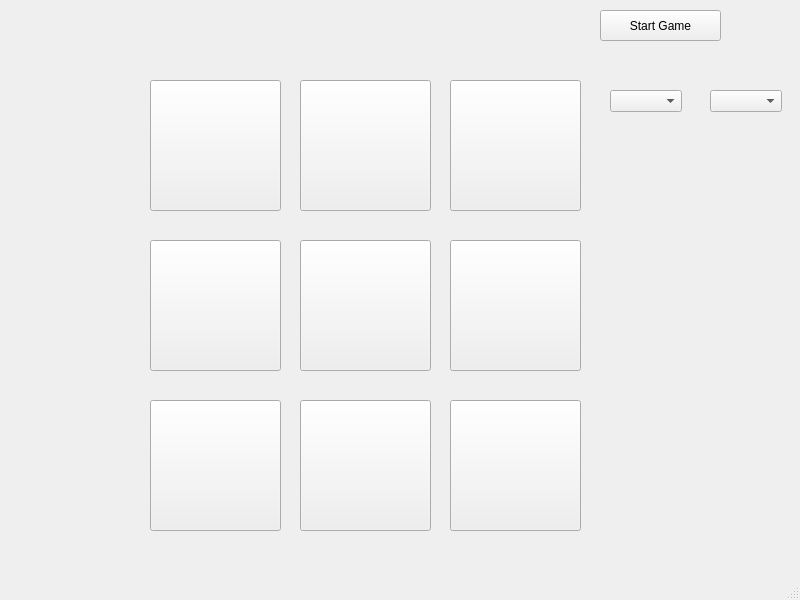
<?xml version="1.0" encoding="UTF-8"?>
<ui version="4.0">
 <class>MainWindow</class>
 <widget class="QMainWindow" name="MainWindow">
  <property name="geometry">
   <rect>
    <x>0</x>
    <y>0</y>
    <width>800</width>
    <height>600</height>
   </rect>
  </property>
  <property name="windowTitle">
   <string>MainWindow</string>
  </property>
  <widget class="QWidget" name="centralwidget">
   <widget class="QPushButton" name="pushButton">
    <property name="geometry">
     <rect>
      <x>600</x>
      <y>10</y>
      <width>121</width>
      <height>31</height>
     </rect>
    </property>
    <property name="text">
     <string>Start Game</string>
    </property>
   </widget>
   <widget class="QPushButton" name="pushButton_2">
    <property name="geometry">
     <rect>
      <x>150</x>
      <y>80</y>
      <width>131</width>
      <height>131</height>
     </rect>
    </property>
    <property name="text">
     <string/>
    </property>
    <property name="icon">
     <iconset resource="images.qrc">
      <normaloff>:/images/empty.png</normaloff>:/images/empty.png</iconset>
    </property>
    <property name="iconSize">
     <size>
      <width>66</width>
      <height>66</height>
     </size>
    </property>
   </widget>
   <widget class="QPushButton" name="pushButton_3">
    <property name="geometry">
     <rect>
      <x>300</x>
      <y>80</y>
      <width>131</width>
      <height>131</height>
     </rect>
    </property>
    <property name="text">
     <string/>
    </property>
    <property name="icon">
     <iconset resource="images.qrc">
      <normaloff>:/images/empty.png</normaloff>:/images/empty.png</iconset>
    </property>
    <property name="iconSize">
     <size>
      <width>66</width>
      <height>66</height>
     </size>
    </property>
   </widget>
   <widget class="QPushButton" name="pushButton_4">
    <property name="geometry">
     <rect>
      <x>450</x>
      <y>80</y>
      <width>131</width>
      <height>131</height>
     </rect>
    </property>
    <property name="text">
     <string/>
    </property>
    <property name="icon">
     <iconset resource="images.qrc">
      <normaloff>:/images/empty.png</normaloff>:/images/empty.png</iconset>
    </property>
    <property name="iconSize">
     <size>
      <width>66</width>
      <height>66</height>
     </size>
    </property>
   </widget>
   <widget class="QPushButton" name="pushButton_5">
    <property name="geometry">
     <rect>
      <x>150</x>
      <y>240</y>
      <width>131</width>
      <height>131</height>
     </rect>
    </property>
    <property name="text">
     <string/>
    </property>
    <property name="icon">
     <iconset resource="images.qrc">
      <normaloff>:/images/empty.png</normaloff>:/images/empty.png</iconset>
    </property>
    <property name="iconSize">
     <size>
      <width>66</width>
      <height>66</height>
     </size>
    </property>
   </widget>
   <widget class="QPushButton" name="pushButton_6">
    <property name="geometry">
     <rect>
      <x>300</x>
      <y>240</y>
      <width>131</width>
      <height>131</height>
     </rect>
    </property>
    <property name="text">
     <string/>
    </property>
    <property name="icon">
     <iconset resource="images.qrc">
      <normaloff>:/images/empty.png</normaloff>:/images/empty.png</iconset>
    </property>
    <property name="iconSize">
     <size>
      <width>66</width>
      <height>66</height>
     </size>
    </property>
   </widget>
   <widget class="QPushButton" name="pushButton_7">
    <property name="geometry">
     <rect>
      <x>450</x>
      <y>240</y>
      <width>131</width>
      <height>131</height>
     </rect>
    </property>
    <property name="text">
     <string/>
    </property>
    <property name="icon">
     <iconset resource="images.qrc">
      <normaloff>:/images/empty.png</normaloff>:/images/empty.png</iconset>
    </property>
    <property name="iconSize">
     <size>
      <width>66</width>
      <height>66</height>
     </size>
    </property>
   </widget>
   <widget class="QPushButton" name="pushButton_8">
    <property name="geometry">
     <rect>
      <x>150</x>
      <y>400</y>
      <width>131</width>
      <height>131</height>
     </rect>
    </property>
    <property name="text">
     <string/>
    </property>
    <property name="icon">
     <iconset resource="images.qrc">
      <normaloff>:/images/empty.png</normaloff>:/images/empty.png</iconset>
    </property>
    <property name="iconSize">
     <size>
      <width>66</width>
      <height>66</height>
     </size>
    </property>
   </widget>
   <widget class="QPushButton" name="pushButton_9">
    <property name="geometry">
     <rect>
      <x>300</x>
      <y>400</y>
      <width>131</width>
      <height>131</height>
     </rect>
    </property>
    <property name="text">
     <string/>
    </property>
    <property name="icon">
     <iconset resource="images.qrc">
      <normaloff>:/images/empty.png</normaloff>:/images/empty.png</iconset>
    </property>
    <property name="iconSize">
     <size>
      <width>66</width>
      <height>66</height>
     </size>
    </property>
   </widget>
   <widget class="QPushButton" name="pushButton_10">
    <property name="geometry">
     <rect>
      <x>450</x>
      <y>400</y>
      <width>131</width>
      <height>131</height>
     </rect>
    </property>
    <property name="text">
     <string/>
    </property>
    <property name="icon">
     <iconset resource="images.qrc">
      <normaloff>:/images/empty.png</normaloff>:/images/empty.png</iconset>
    </property>
    <property name="iconSize">
     <size>
      <width>66</width>
      <height>66</height>
     </size>
    </property>
   </widget>
   <widget class="QComboBox" name="comboBox">
    <property name="geometry">
     <rect>
      <x>610</x>
      <y>90</y>
      <width>72</width>
      <height>22</height>
     </rect>
    </property>
   </widget>
   <widget class="QComboBox" name="comboBox_2">
    <property name="geometry">
     <rect>
      <x>710</x>
      <y>90</y>
      <width>72</width>
      <height>22</height>
     </rect>
    </property>
   </widget>
  </widget>
  <widget class="QMenuBar" name="menubar">
   <property name="geometry">
    <rect>
     <x>0</x>
     <y>0</y>
     <width>800</width>
     <height>19</height>
    </rect>
   </property>
  </widget>
  <widget class="QStatusBar" name="statusbar"/>
 </widget>
 <resources>
  <include location="images.qrc"/>
 </resources>
 <connections/>
</ui>
